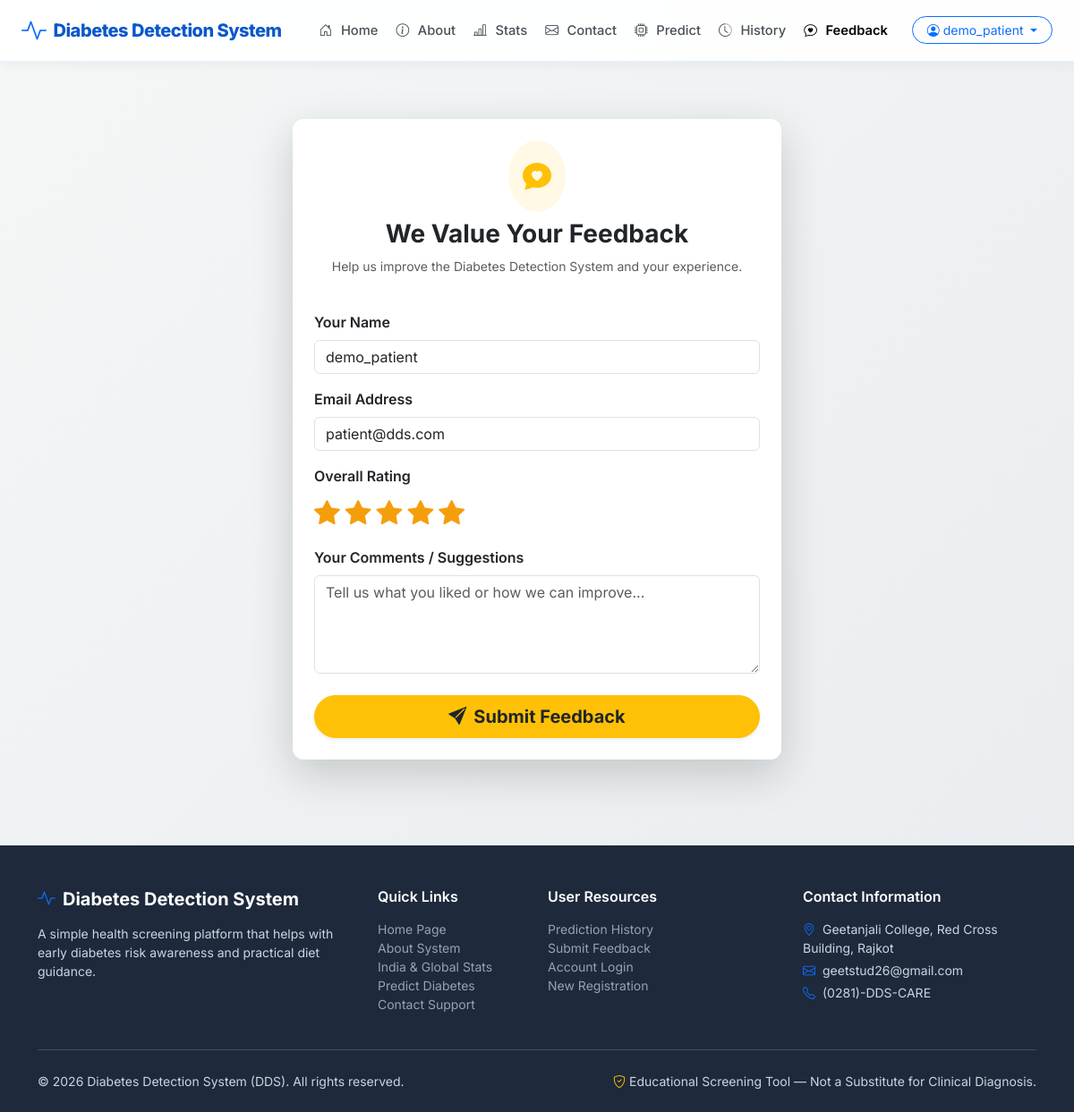
Screenshot of /feedback (signed in) with the database file from the repository.
### tables this page shows
CREATE TABLE users (
            id INTEGER PRIMARY KEY AUTOINCREMENT,
            username TEXT UNIQUE NOT NULL,
            email TEXT UNIQUE NOT NULL,
            password_hash TEXT NOT NULL,
            is_admin BOOLEAN DEFAULT 0,
            created_at TIMESTAMP DEFAULT CURRENT_TIMESTAMP
        );

### app.py (the view, shortened to what this page needs)
@app.route('/feedback', methods=['GET', 'POST'])
def feedback():
    return render_template('feedback.html')

### app.py (called while the page is built)
def get_db_connection():
    conn = sqlite3.connect(DB_PATH)
    conn.row_factory = sqlite3.Row
    return conn

@login_manager.user_loader
def load_user(user_id):
    conn = get_db_connection()
    user_row = conn.execute('SELECT * FROM users WHERE id = ?', (user_id,)).fetchone()
    conn.close()
    if user_row:
        return User(user_row['id'], user_row['username'], user_row['email'], user_row['is_admin'])
    return None

### templates/feedback.html (shortened to what this page needs)
{% extends 'base.html' %}
{% block content %}
<div class="container my-5">
    <div class="row justify-content-center">
        <div class="col-md-8 col-lg-6">
            <div class="card card-custom p-4 shadow-lg border-0">
                <div class="text-center mb-4">
                    <div class="p-3 bg-warning bg-opacity-10 text-warning rounded-circle d-inline-block mb-2">
                        <i class="bi bi-chat-heart-fill fs-2"></i>
                    </div>
                    <h3 class="fw-bold text-dark">We Value Your Feedback</h3>
                    <p class="text-muted small">Help us improve the Diabetes Detection System and your experience.</p>
                </div>
                <form action="{{ url_for('feedback') }}" method="POST">
                    <div class="mb-3">
                        <label for="name" class="form-label fw-semibold">Your Name</label>
                        <input type="text" class="form-control" id="name" name="name" placeholder="Enter your name" value="{{ current_user.username if current_user.is_authenticated else '' }}" required>
                    </div>
                    <div class="mb-3">
                        <label for="email" class="form-label fw-semibold">Email Address</label>
                        <input type="email" class="form-control" id="email" name="email" placeholder="Enter your email" value="{{ current_user.email if current_user.is_authenticated else '' }}" required>
                    </div>
                    <div class="mb-3">
                        <label class="form-label fw-semibold d-block">Overall Rating</label>
                        <div class="star-rating mb-2">
                            <input type="radio" id="star5" name="rating" value="5" checked><label for="star5" title="5 stars"><i class="bi bi-star-fill"></i></label>
                            <input type="radio" id="star4" name="rating" value="4"><label for="star4" title="4 stars"><i class="bi bi-star-fill"></i></label>
                            <input type="radio" id="star3" name="rating" value="3"><label for="star3" title="3 stars"><i class="bi bi-star-fill"></i></label>
                            <input type="radio" id="star2" name="rating" value="2"><label for="star2" title="2 stars"><i class="bi bi-star-fill"></i></label>
                            <input type="radio" id="star1" name="rating" value="1"><label for="star1" title="1 star"><i class="bi bi-star-fill"></i></label>
                        </div>
                    </div>
                    <div class="mb-4">
                        <label for="message" class="form-label fw-semibold">Your Comments / Suggestions</label>
                        <textarea class="form-control" id="message" name="message" rows="4" placeholder="Tell us what you liked or how we can improve..." required></textarea>
                    </div>
                    <button type="submit" class="btn btn-warning btn-lg w-100 fw-bold text-dark rounded-pill shadow-sm">
                        <i class="bi bi-send-fill me-2"></i>Submit Feedback
                    </button>
                </form>
            </div>
        </div>
    </div>
</div>
{% endblock %}

### templates/base.html (shortened to what this page needs)
<!DOCTYPE html>
<html lang="en">
<head>
    <link href="https://cdn.jsdelivr.net/npm/bootstrap@5.3.2/dist/css/bootstrap.min.css" rel="stylesheet">
    <link rel="stylesheet" href="https://cdn.jsdelivr.net/npm/bootstrap-icons@1.11.1/font/bootstrap-icons.css">
    <link rel="stylesheet" href="{{ url_for('static', filename='css/style.css') }}">
</head>
<body>
    <nav class="navbar navbar-expand-lg sticky-top navbar-custom">
        <div class="container-fluid px-lg-4 px-3">
            <a class="navbar-brand navbar-brand-logo d-flex align-items-center" href="{{ url_for('home') }}">
                <i class="bi bi-activity text-primary fs-3 me-2"></i>
                <span>Diabetes Detection System</span>
            </a>
            <div class="collapse navbar-collapse" id="navbarMain">
                <ul class="navbar-nav me-auto mb-2 mb-lg-0 ms-lg-3">
                    <li class="nav-item">
                        <a class="nav-link {% if request.endpoint == 'home' %}active{% endif %}" href="{{ url_for('home') }}">
                            <i class="bi bi-house-door me-1"></i>Home
                        </a>
                    </li>
                    <li class="nav-item">
                        <a class="nav-link {% if request.endpoint == 'about' %}active{% endif %}" href="{{ url_for('about') }}">
                            <i class="bi bi-info-circle me-1"></i>About
                        </a>
                    </li>
                    <li class="nav-item">
                        <a class="nav-link {% if request.endpoint == 'stats' %}active{% endif %}" href="{{ url_for('stats') }}">
                            <i class="bi bi-bar-chart-line me-1"></i>Stats
                        </a>
                    </li>
                    <li class="nav-item">
                        <a class="nav-link {% if request.endpoint == 'contact' %}active{% endif %}" href="{{ url_for('contact') }}">
                            <i class="bi bi-envelope me-1"></i>Contact
                        </a>
                    </li>
                    {% if current_user.is_authenticated %}
                    <li class="nav-item">
                        <a class="nav-link {% if request.endpoint == 'predict' %}active{% endif %}" href="{{ url_for('predict') }}">
                            <i class="bi bi-cpu me-1"></i>Predict
                        </a>
                    </li>
                    <li class="nav-item">
                        <a class="nav-link {% if request.endpoint == 'history' %}active{% endif %}" href="{{ url_for('history') }}">
                            <i class="bi bi-clock-history me-1"></i>History
                        </a>
                    </li>
                    {% endif %}
                    <li class="nav-item">
                        <a class="nav-link {% if request.endpoint == 'feedback' %}active{% endif %}" href="{{ url_for('feedback') }}">
                            <i class="bi bi-chat-heart me-1"></i>Feedback
                        </a>
                    </li>
                </ul>
                <div class="d-flex align-items-center gap-2">
                    {% if current_user.is_authenticated %}
                    <div class="dropdown">
                        <button class="btn btn-outline-primary btn-sm dropdown-toggle rounded-pill px-3" type="button" data-bs-toggle="dropdown">
                            <i class="bi bi-person-circle me-1"></i>{{ current_user.username }}
                        </button>
                    </div>
                    {% else %}
                    <a href="{{ url_for('login') }}" class="btn btn-outline-primary btn-sm rounded-pill px-3">Log In</a>
                    <a href="{{ url_for('signup') }}" class="btn btn-primary btn-sm rounded-pill px-3">Sign Up</a>
                    {% endif %}
                </div>
            </div>
        </div>
    </nav>
    <main class="content-wrapper">
        {% block content %}{% endblock %}
    </main>
    <footer class="footer-custom">
        <div class="container">
            <div class="row g-4">
                <div class="col-lg-4 col-md-6">
                    <h5 class="text-white fw-bold mb-3 d-flex align-items-center">
                        <i class="bi bi-activity text-primary me-2"></i>Diabetes Detection System
                    </h5>
                    <p class="small text-slate-400 mb-3">
                        A simple health screening platform that helps with early diabetes risk awareness and practical diet guidance.
                    </p>
                </div>
                <div class="col-lg-2 col-md-6">
                    <h6 class="text-white fw-semibold mb-3">Quick Links</h6>
                    <ul class="list-unstyled small space-y-2">
                        <li><a href="{{ url_for('home') }}">Home Page</a></li>
                        <li><a href="{{ url_for('about') }}">About System</a></li>
                        <li><a href="{{ url_for('stats') }}">India & Global Stats</a></li>
                        <li><a href="{{ url_for('predict') }}">Predict Diabetes</a></li>
                        <li><a href="{{ url_for('contact') }}">Contact Support</a></li>
                    </ul>
                </div>
                <div class="col-lg-3 col-md-6">
                    <h6 class="text-white fw-semibold mb-3">User Resources</h6>
                    <ul class="list-unstyled small space-y-2">
                        <li><a href="{{ url_for('history') }}">Prediction History</a></li>
                        <li><a href="{{ url_for('feedback') }}">Submit Feedback</a></li>
                        <li><a href="{{ url_for('login') }}">Account Login</a></li>
                        <li><a href="{{ url_for('signup') }}">New Registration</a></li>
                    </ul>
                </div>
                <div class="col-lg-3 col-md-6">
                    <h6 class="text-white fw-semibold mb-3">Contact Information</h6>
                    <p class="small mb-1"><i class="bi bi-geo-alt text-primary me-2"></i>Geetanjali College, Red Cross Building, Rajkot</p>
                    <p class="small mb-1"><i class="bi bi-envelope text-primary me-2"></i>geetstud26@gmail.com</p>
                    <p class="small mb-0"><i class="bi bi-telephone text-primary me-2"></i>(0281)-DDS-CARE</p>
                </div>
            </div>
            <hr class="my-4 border-secondary opacity-50">
            <div class="row align-items-center small">
                <div class="col-md-6 text-center text-md-start">
                    &copy; 2026 Diabetes Detection System (DDS). All rights reserved.
                </div>
                <div class="col-md-6 text-center text-md-end text-slate-400">
                    <i class="bi bi-shield-check text-warning me-1"></i>Educational Screening Tool — Not a Substitute for Clinical Diagnosis.
                </div>
            </div>
        </div>
    </footer>
</body>
</html>

### static/css/style.css (style rules this page uses)
:root { --primary-color: #0d6efd; --primary-hover: #0b5ed7; --primary-dark: #0a58ca; --emerald-green: #198754; --soft-emerald: #d1e7dd; --risk-red: #dc3545; --warning-amber: #ffc107; --bg-gradient: linear-gradient(135deg, #f4f7f6 0%, #e9ecef 100%); --card-bg: #ffffff; --text-primary: #212529; --text-muted: #6c757d; --border-radius: 12px; --box-shadow: 0 8px 24px rgba(13, 110, 253, 0.08); }
body { font-family: 'Inter', system-ui, -apple-system, sans-serif; background: var(--bg-gradient); color: var(--text-primary); min-height: 100vh; display: flex; flex-direction: column; }
main.content-wrapper { flex: 1 0 auto; padding-bottom: 3rem; }
.navbar-custom { background: rgba(255, 255, 255, 0.92); backdrop-filter: blur(12px); box-shadow: 0 2px 15px rgba(0, 0, 0, 0.05); border-bottom: 1px solid rgba(13, 110, 253, 0.1); }
.navbar-brand-logo { font-weight: 800; font-size: 1.25rem; color: var(--primary-dark); letter-spacing: -0.5px; white-space: nowrap; }
.nav-link { font-weight: 500; font-size: 0.92rem; color: #495057; margin: 0 2px; white-space: nowrap; display: inline-flex; align-items: center; gap: 0.35rem; transition: all 0.2s ease; }
.nav-link:hover, .nav-link.active { color: var(--primary-color); font-weight: 600; }
.footer-custom { background: #1e293b; color: #cbd5e1; padding: 3rem 0 1.5rem; margin-top: auto; }
.footer-custom a { color: #94a3b8; text-decoration: none; transition: color 0.2s ease; }
.card-custom { background: var(--card-bg); border: 1px solid rgba(226, 232, 240, 0.8); border-radius: var(--border-radius); box-shadow: var(--box-shadow); transition: transform 0.2s ease, box-shadow 0.2s ease; }
.star-rating { display: flex; flex-direction: row-reverse; justify-content: flex-end; gap: 6px; }
.star-rating label { font-size: 1.8rem; color: #cbd5e1; cursor: pointer; transition: color 0.2s; }
.star-rating input:checked ~ label, .star-rating label:hover, .star-rating label:hover ~ label { color: #f59e0b; }

### rows the page displays
users: username "demo_patient", name "demo_patient", email "patient@dds.com"
